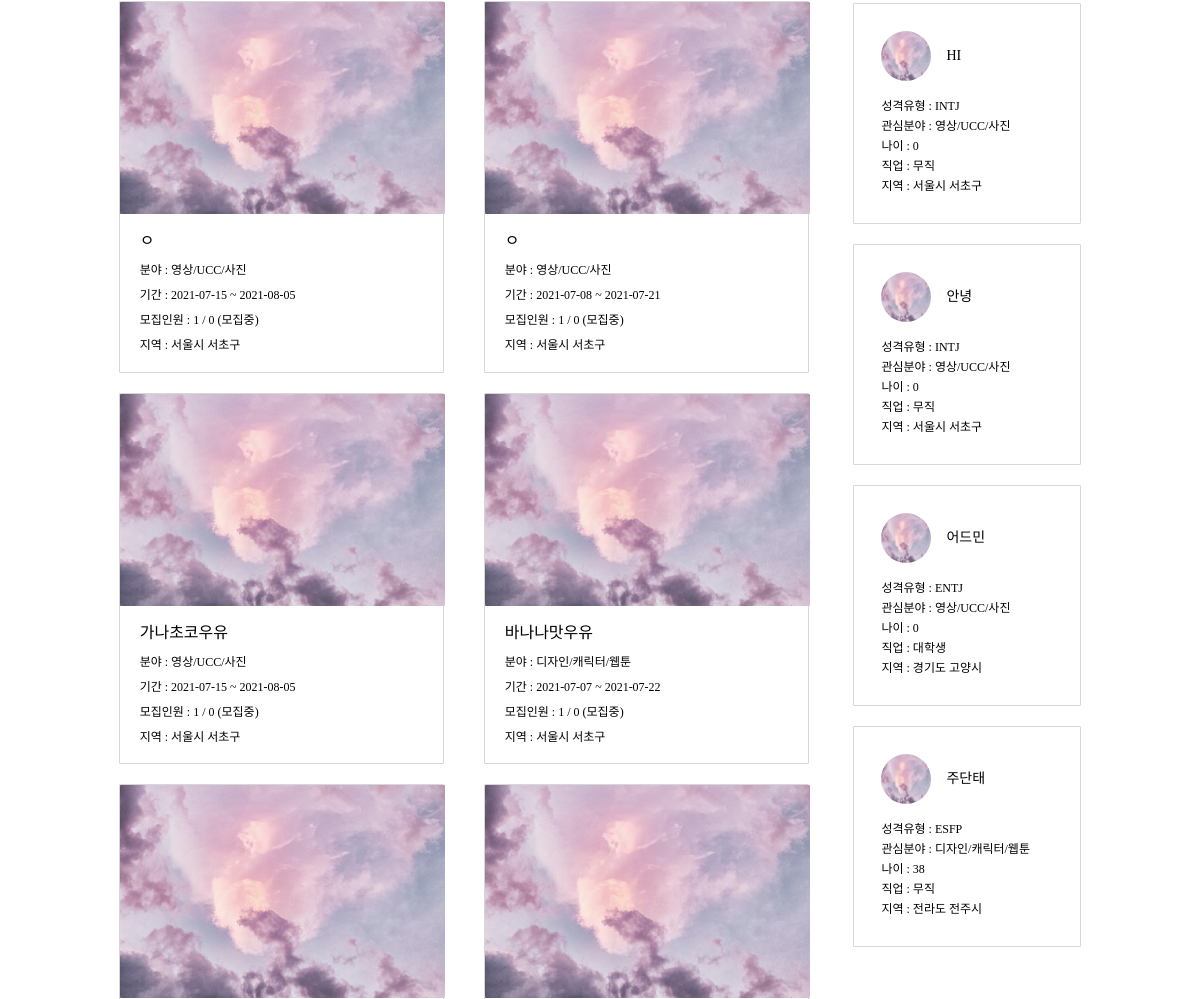
The app's page / (middle part), older data.
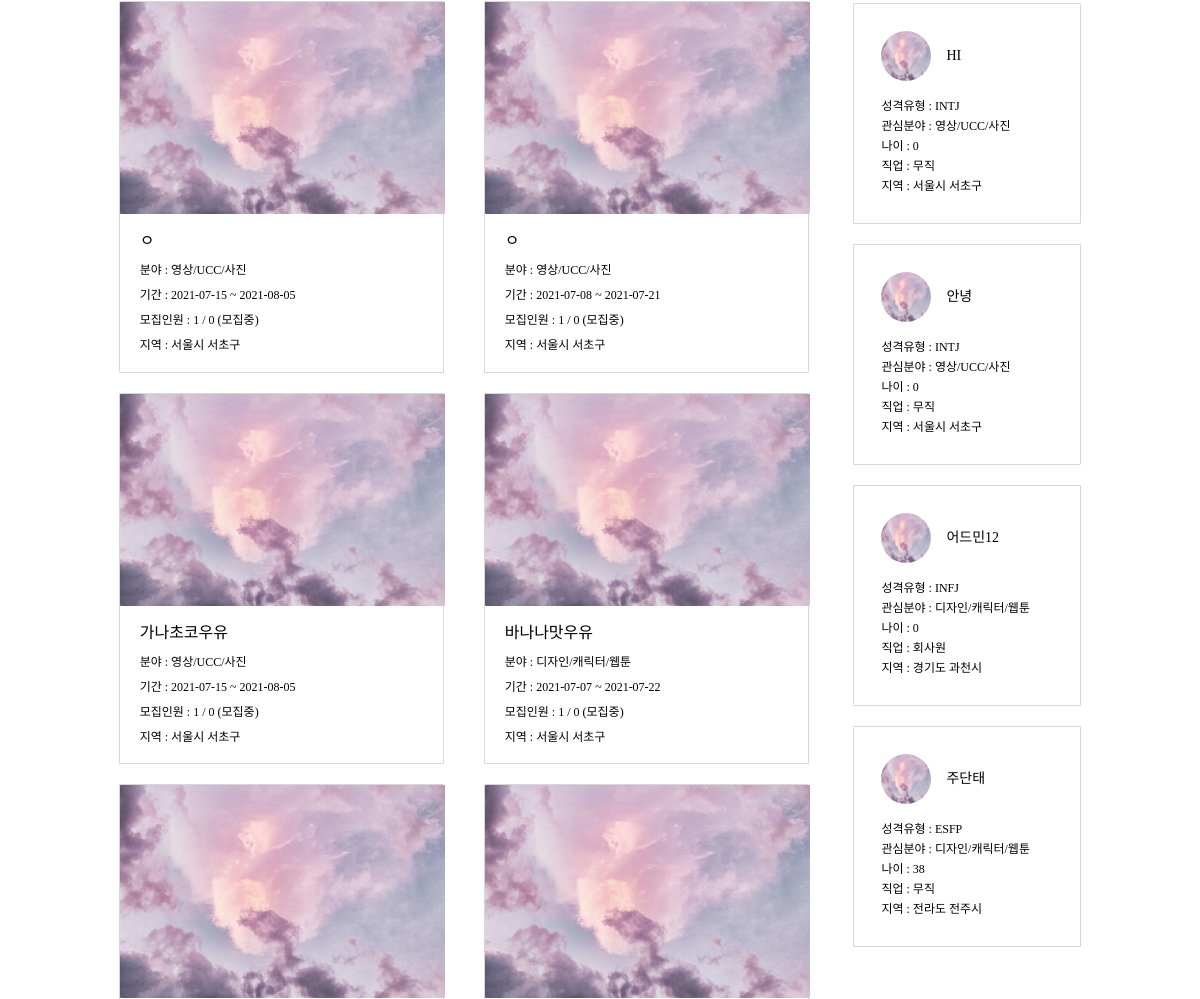
The same page, newer data.
### account/models.py (models this page shows, shortened)
class Profile(models.Model):
    user_id = models.ForeignKey(User, on_delete = models.CASCADE, db_column="user_id")
    name = models.CharField(max_length=25)
    mbti_id = models.ForeignKey(Mbti, on_delete = models.CASCADE, db_column="mbti_id")
    mbti_detail = models.CharField(max_length=100, null=True)
    email = models.CharField(max_length=45)
    phone = models.CharField(max_length=15)
    birthday = models.DateField()
    region1_id = models.ForeignKey(Region1, on_delete = models.CASCADE, db_column="region1_id")
    region2_id = models.ForeignKey(Region2, on_delete = models.CASCADE, db_column="region2_id")
    openPhone = models.IntegerField()
    openEmail = models.IntegerField()
    term_id = models.ForeignKey(Term, on_delete = models.CASCADE, db_column="term_id")
    field1_id = models.ForeignKey(Field1, on_delete = models.CASCADE, db_column="field1_id")
    field2 = models.CharField(max_length=20)
    state = models.IntegerField()
    job_id = models.ForeignKey(Job, on_delete = models.CASCADE, db_column="job_id")
    education_id = models.ForeignKey(Education, on_delete = models.CASCADE, db_column="education_id", null=True)
    isLink = models.IntegerField()
    isFile = models.IntegerField()
    isCarrer = models.IntegerField()
    pr = models.TextField(null=True)
    register = models.DateTimeField(default=timezone.now)
    photo = models.FileField(null=True)
    isReview = models.IntegerField()
    view_cnt = models.IntegerField(default=0)
    submit = models.IntegerField(default=0)

class Mbti(models.Model):
    mbti = models.CharField(max_length=4)
    mbti_cnt = models.IntegerField(default=0)

class Job(models.Model):
    job = models.CharField(max_length=20)

### home/models.py (models this page shows, shortened)
class Field1(models.Model):
    field1 = models.CharField(max_length=20)

class Region2(models.Model):
    region1_id = models.ForeignKey(Region1, on_delete = models.CASCADE, db_column="region1_id")
    region2 = models.CharField(max_length=20)

class Region1(models.Model):
    region1 = models.CharField(max_length=20)

### home/views.py (the view)
# urls.py: 2. Add a URL to urlpatterns:  path('', views.home, name='home')
def home(request):
    projects = Project.objects.all().order_by('-id')[:8]
    profiles = Profile.objects.all().order_by('-id')[:4]
    return render(request, "home.html", {'profiles':profiles, "projects":projects })

### teamvil/templatetags/custom_tags.py (called while the page is built)
@register.simple_tag
def getAge(birthday):
    now = int(datetime.datetime.today().year)
    birthday = int(birthday.strftime('%Y'))
    return now - birthday

### home/templates/home.html (shortened to what this page needs)
<!DOCTYPE html>
{% load custom_tags %}
{% load static %}
<html lang="en">
<head>
    <link rel="stylesheet" href="{% static 'css/base.css' %}">
    <link rel="stylesheet" href="{% static 'css/home.css' %}">
</head>
<body>
    <div class="margin home-latest-info-wrap">
        <div class="home-latest-info-wrap-container">
            <div class="home-latest-info-container">
                <section class="home-latest-team-container">
                    <div class="home-latest-team-table">
                        <div class="home-latest-team-table-item">
                            {% for project in projects %}
                                <article class="home-latest-team-item">
                                    <img class="home-latest-team-image" src="{% static 'image/cloud.jpg' %}" alt="">
                                    <div class="home-latest-team-item-text">
                                        <p class="home-latest-team-item-title spoqa-medium">{{project.title}}</p>
                                        <p class="home-latest-team-item-content spoqa-regular">분야 : {{project.field1_id.field1}}</p>
                                        <p class="home-latest-team-item-content spoqa-regular">기간 : {{project.start_date|date:"Y-m-d"}} ~ {{project.end_date|date:"Y-m-d"}}</p>
                                        <p class="home-latest-team-item-content spoqa-regular">모집인원 : {{project.mem_now}} / {{project.mem_duty}}
                                            {% if project.state == 1%}
                                                (모집중)
                                            {% else %}
                                                (모집완료)
                                            {% endif %}
                                        </p>
                                        <p class="home-latest-team-item-content spoqa-regular">지역 : {{project.region1_id.region1}} {{project.region2_id.region2}}</p>
                                    </div>
                                </article>
                            {% endfor %}
                        </div>
                    </div>
                </section>
                <section class="home-latest-member-container">
                    <div class="home-latest-member-table">
                        <div class="home-latest-member-table-item">
                        {% for profile in profiles %}
                            <article class="home-latest-member-item">
                                <div class="home-latest-member-profile-container">
                                    <div class="home-latest-member-name-container">
                                        <img class="home-latest-member-image" src="{% static 'image/cloud.jpg' %}" alt="">
                                        <p class="spoqa-medium">{{profile.name}}</p>
                                    </div>
                                </div>
                                <p>성격유형 : {{profile.mbti_id.mbti}}</p>
                                <p>관심분야 : {{profile.field1_id.field1}}</p>
                                <p>나이 : {% getAge profile.birthday %}</p>
                                <p>직업 : {{ profile.job_id.job }}</p>
                                <p>지역 : {{ profile.region1_id.region1 }} {{ profile.region2_id.region2 }}</p>
                            </article>
                        {% endfor %}
                        </div>
                    </div>
                </section>
            </div>
        </div>
    </div>
</body>
</html>

Row changes from the older to the newer data that the page shows:
changed Profile "경기도": name "어드민" → "어드민12"; mbti_id.mbti "ENTJ" → "INFJ"; field1_id.field1 "영상/UCC/사진" → "디자인/캐릭터/웹툰"; job_id.job "대학생" → "회사원"; region2_id.region2 "고양시" → "과천시"
